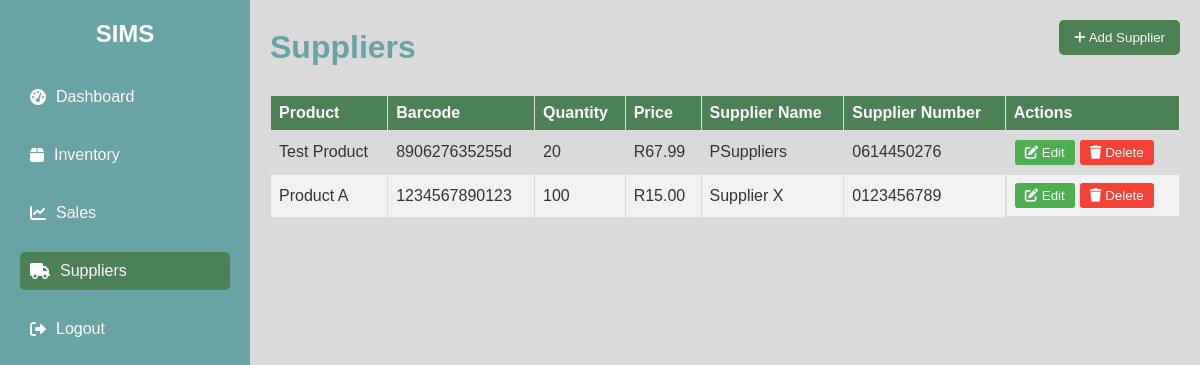
/suppliers.php (signed in), run on the app's committed database.
### tables this page shows
CREATE TABLE `suppliers` (
  `product` varchar(255) NOT NULL,
  `barcode` varchar(255) NOT NULL,
  `quantity` int(11) NOT NULL,
  `price` decimal(10,2) NOT NULL,
  `supplier_name` varchar(255) NOT NULL,
  `supplier_number` varchar(10) NOT NULL,
  `email` char(255) NOT NULL
);

### suppliers.php (the view, shortened to what this page needs)
<?php
include 'db_connection.php';
$logged_in_user = $_SESSION['email'];
$suppliers_query = $conn->prepare("SELECT * FROM suppliers WHERE email = ? ORDER BY supplier_name ASC");
$suppliers_query->bind_param("s", $logged_in_user);
$suppliers_query->execute();
$suppliers_result = $suppliers_query->get_result();
?>
<!DOCTYPE html>
<html lang="en">
<head>
    <link rel="stylesheet" href="./css/main.css">
    <link rel="stylesheet" href="https://cdnjs.cloudflare.com/ajax/libs/font-awesome/6.0.0-beta3/css/all.min.css">
</head>
<body>
    <div class="dashboard">
        <div class="sidebar">
            <div class="logo">
                <h2>SIMS</h2>
            </div>
            <ul class="menu">
                <li><a href="./dashboard.php"><i class="fas fa-tachometer-alt"></i> Dashboard</a></li>
                <li><a href="./inventory.php"><i class="fas fa-box"></i> Inventory</a></li>
                <li><a href="./sales.php"><i class="fas fa-chart-line"></i> Sales</a></li>
                <li><a href="./suppliers.php" class="active"><i class="fas fa-truck"></i> Suppliers</a></li>
                <li><a href="./logout.php"><i class="fas fa-sign-out-alt"></i> Logout</a></li>
            </ul>
        </div>
        <div class="main-content">
            <header>
                <div class="header-actions">
                    <h1>Suppliers</h1>
                    <button class="add-btn" onclick="openAddModal()">
                        <i class="fas fa-plus"></i> Add Supplier
                    </button>
                </div>
            </header>
            <table class="suppliers-table">
                <thead>
                    <tr>
                        <th>Product</th>
                        <th>Barcode</th>
                        <th>Quantity</th>
                        <th>Price</th>
                        <th>Supplier Name</th>
                        <th>Supplier Number</th>
                        <th>Actions</th>
                    </tr>
                </thead>
                <tbody>
                    <?php while ($supplier = $suppliers_result->fetch_assoc()): ?>
                    <tr>
                        <td><?= htmlspecialchars($supplier['product']) ?></td>
                        <td><?= htmlspecialchars($supplier['barcode']) ?></td>
                        <td><?= $supplier['quantity'] ?></td>
                        <td>R<?= number_format($supplier['price'], 2) ?></td>
                        <td><?= htmlspecialchars($supplier['supplier_name']) ?></td>
                        <td><?= htmlspecialchars($supplier['supplier_number']) ?></td>
                        <td class="action-btns">
                            <button class="edit-btn" onclick="openEditModal(
                                '<?= htmlspecialchars($supplier['barcode'], ENT_QUOTES) ?>',
                                '<?= htmlspecialchars($supplier['product'], ENT_QUOTES) ?>',
                                '<?= htmlspecialchars($supplier['barcode'], ENT_QUOTES) ?>',
                                <?= $supplier['quantity'] ?>,
                                <?= $supplier['price'] ?>,
                                '<?= htmlspecialchars($supplier['supplier_name'], ENT_QUOTES) ?>',
                                '<?= htmlspecialchars($supplier['supplier_number'], ENT_QUOTES) ?>'
                            )">
                                <i class="fas fa-edit"></i> Edit
                            </button>
                            <form method="POST" style="display: inline;">
                                <button type="submit" name="delete_supplier" class="delete-btn">
                                    <i class="fas fa-trash"></i> Delete
                                </button>
                            </form>
                        </td>
                    </tr>
                    <?php endwhile; ?>
                </tbody>
            </table>
        </div>
    </div>
</body>
</html>

### css/main.css (style rules this page uses)
:root { --background: #D9DAD9; --primary: #68A4A5; --secondary: #4C8055; --text: #333; --white: #fff; }
* { margin: 0; padding: 0; box-sizing: border-box; }
body { font-family: Arial, sans-serif; background-color: var(--background); color: var(--text); }
.dashboard { display: flex; }
.sidebar { width: 250px; background-color: var(--primary); height: 100vh; padding: 20px; color: var(--white); }
.sidebar .logo { text-align: center; margin-bottom: 30px; }
.sidebar .menu { list-style: none; }
.sidebar .menu li { margin: 20px 0; }
.sidebar .menu li a { color: var(--white); text-decoration: none; display: flex; align-items: center; padding: 10px; border-radius: 5px; transition: background 0.3s; }
.sidebar .menu li a.active { background-color: var(--secondary); }
.sidebar .menu li a i { margin-right: 10px; }
.main-content { flex: 1; padding: 20px; }
.main-content header { margin-bottom: 20px; }
.main-content header h1 { color: var(--primary); }
.action-btns { display: flex; gap: 5px; }
.action-btns button { padding: 5px 10px; border: none; cursor: pointer; border-radius: 3px; }
.edit-btn { background-color: #4CAF50; color: white; }
.delete-btn { background-color: #f44336; color: white; }
.add-btn { background-color: #4C8055; color: white; padding: 10px 15px; border: none; border-radius: 5px; cursor: pointer; margin-bottom: 20px; }
.header-actions { display: flex; justify-content: space-between; align-items: center; margin-bottom: 20px; }
.suppliers-table { width: 100%; border-collapse: collapse; margin-top: 20px; }
.suppliers-table th, .suppliers-table td { border: 1px solid #ddd; padding: 8px; text-align: left; }
.suppliers-table th { background-color: #4C8055; color: white; }
.suppliers-table tr:nth-child(even) { background-color: #f2f2f2; }
.edit-btn { background-color: #4CAF50; color: white; text-decoration: none; }
.delete-btn { background-color: #f44336; color: white; text-decoration: none; }

### data on the page
suppliers: product "Test Product", barcode "890627635255d", quantity "20", price "67.99", supplier_name "PSuppliers", supplier_number "0614450276"
suppliers: product "Product A", barcode "1234567890123", quantity "100", price "15.00", supplier_name "Supplier X", supplier_number "0123456789"
